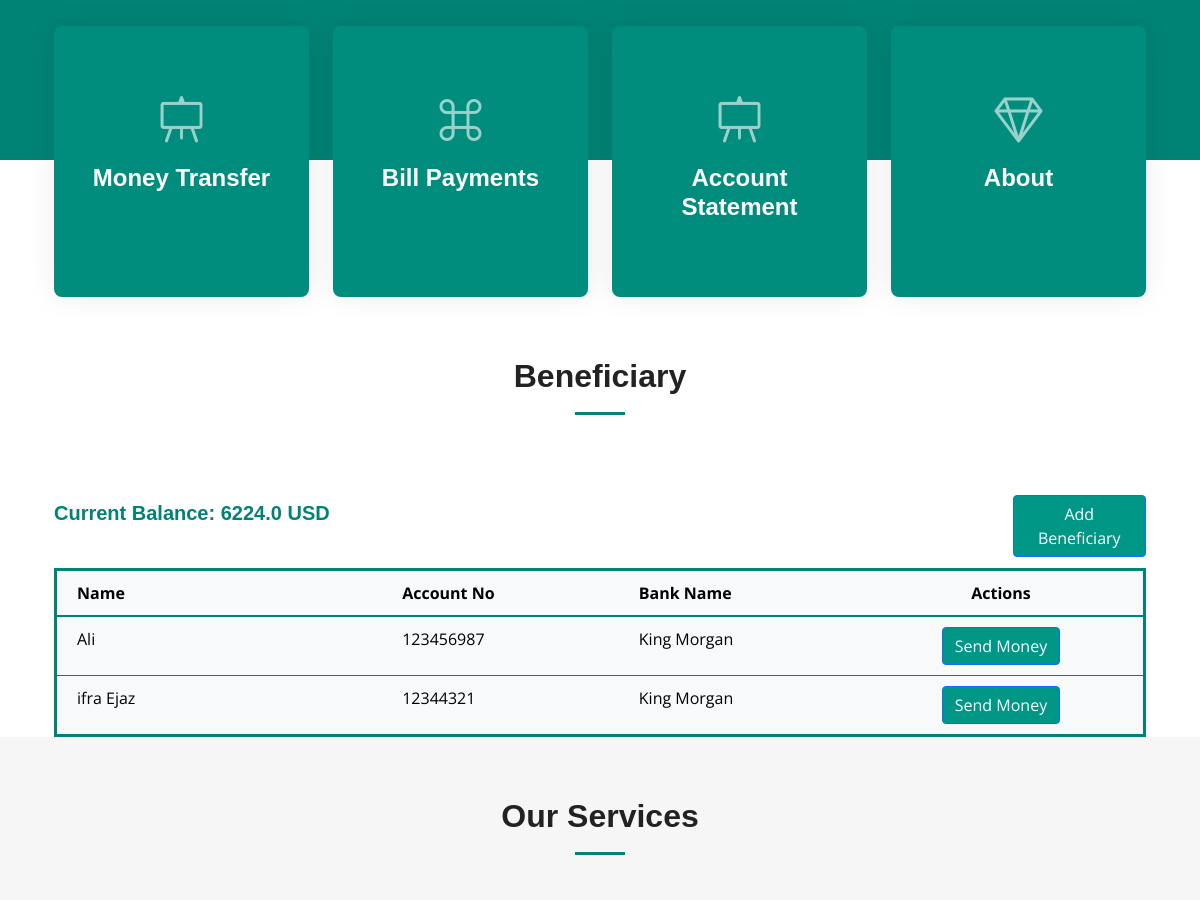
/beneficiary/ (signed in, middle part), run on an earlier commit of the app's database.
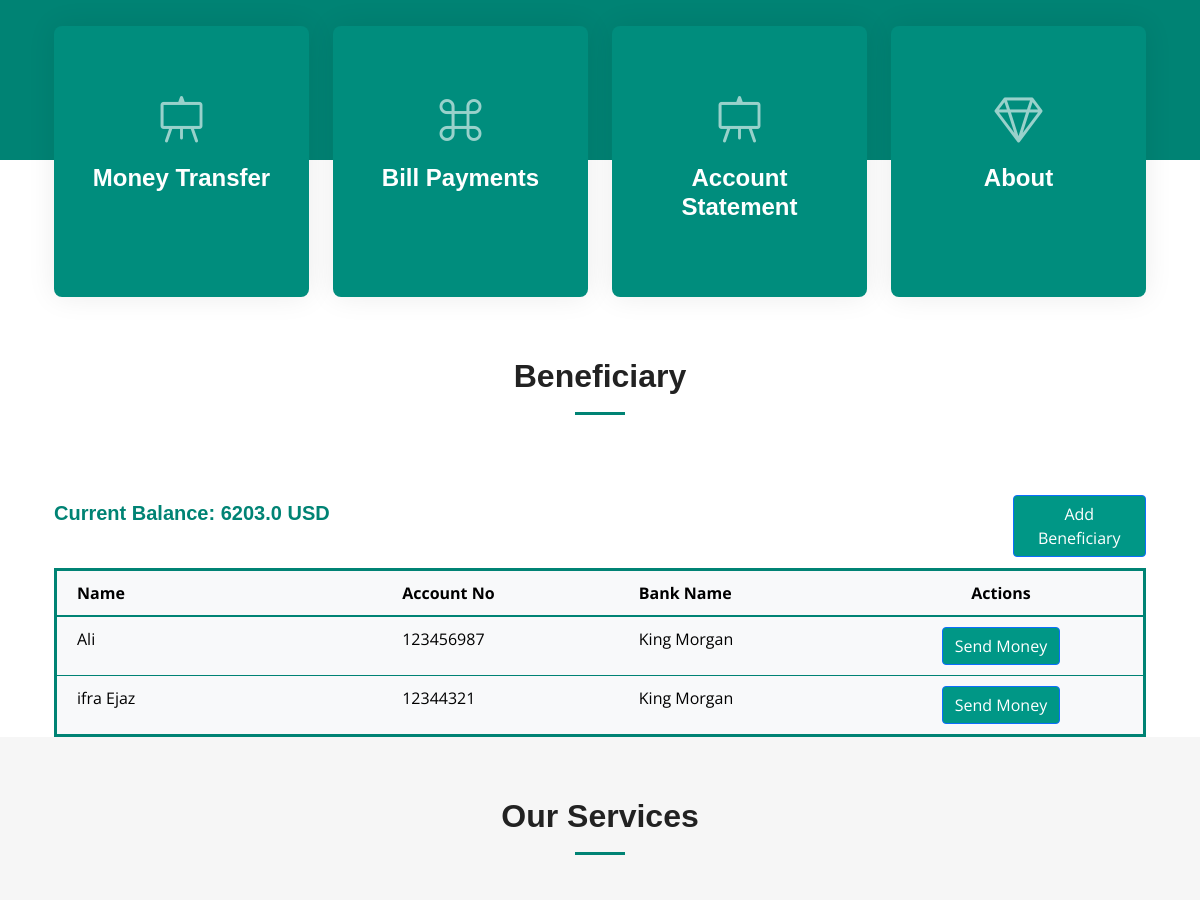
And on a later commit of the database.
### app/models.py (models this page shows)
class Accounts(models.Model):
    SAVING = 'Saving'
    CURRENT = 'Current'
    FIXED_DEPOSIT = 'Fixed Deposit'
    ACCOUNT_TYPE_CHOICES = [
        (SAVING, 'Saving'),
        (CURRENT, 'Current'),
        (FIXED_DEPOSIT, 'Fixed Deposit'),
    ]
    ACTIVE = 'Active'
    INACTIVE = 'Inactive'
    STATUS_CHOICES = [
        (ACTIVE, 'Active'),
        (INACTIVE, 'Inactive'),
    ]
    user = models.ForeignKey(User, on_delete=models.CASCADE)
    account_number = models.CharField(max_length=100, unique=True)
    balance = models.FloatField()
    account_type = models.CharField(max_length=20, choices=ACCOUNT_TYPE_CHOICES, default=CURRENT)
    status = models.CharField(max_length=20, choices=STATUS_CHOICES, default=ACTIVE)
    bank_id = models.ForeignKey('Banks', on_delete=models.CASCADE, default=11)

### app/views.py (the view)
# urls.py: path('beneficiary/', views.beneficiary, name='beneficiary'),
def beneficiary(request):
    user_id = request.session.get('user')
    user = get_object_or_404(User, pk=user_id)
    account = get_object_or_404(Accounts, user_id=user)
    beneficiaries = Beneficiary.objects.filter(user=user).select_related('bank')
    banks = Banks.objects.all()
    print(account.balance)
    return render(request, 'dashboard/beneficiary.html', {
        'beneficiaries': beneficiaries,
        'services': services,
        'banks': banks,
        'account': account
    })

### app/templates/Dashboard/beneficiary.html (shortened to what this page needs)
{% extends 'Dashboard/index.html' %}
{% load static %}
{% block extra_head %}
  <link href="https://cdnjs.cloudflare.com/ajax/libs/font-awesome/5.15.3/css/all.min.css" rel="stylesheet">
{% endblock extra_head %}
{% block content %}
<div class="section-header">
  <h2>Beneficiary</h2>
</div>
<div class="container">
    <div class="row">
        <div class="col-6">
            <h5 style="font-weight: bold; font-family: 'Arial', sans-serif; color: #008374; margin-top: 1%;">
                Current Balance: {{ account.balance }} USD
            </h5>
        </div>
        <div class="col-6">
            <a href="#" class="btn btn-primary" style="background-color:#009786; margin-left: 75%; margin-bottom: 2%;" data-bs-toggle="modal" data-bs-target="#addBeneficiaryModal">
                Add Beneficiary
            </a>
        </div>
    </div>
    <div class="row">
        <div class="col-12">
            <table class="table table-borderless table-hover" style="border-collapse: collapse; border: 3px solid #008374; margin-bottom: 0;">
                <thead style="border-bottom: 2px solid #008374; background-color: #f8f9fa;">
                    <tr>
                        <th style="padding: 10px 20px; width: 30%; border-bottom: 1px solid #008374;">Name</th>
                        <th style="padding: 10px 20px; border-bottom: 1px solid #008374;">Account No</th>
                        <th style="padding: 10px 20px; border-bottom: 1px solid #008374;">Bank Name</th>
                        <th style="padding: 10px 20px; border-bottom: 1px solid #008374; text-align: center;">Actions</th>
                    </tr>
                </thead>
                <tbody style="border: 2px solid #008374; background-color: #f8f9fa;">
                    {% for beneficiary in beneficiaries %}
                    <tr style="border-bottom: 1px solid #008374;">
                        <td style="padding: 10px 20px;">{{ beneficiary.name }}</td>
                        <td style="padding: 10px 20px;">{{ beneficiary.account_number }}</td>
                        <td style="padding: 10px 20px;">{{ beneficiary.bank.name }}</td>
                        <td style="padding: 10px 20px; text-align: center;">
                            <a href="{% url 'fundtransfer' %}?name={{ beneficiary.name }}&account={{ beneficiary.account_number }}&bank={{ beneficiary.bank.id }}&balance={{account.balance}}" class="btn btn-primary" style="background-color:#009786;">
                                Send Money
                            </a>
                        </td>
                    </tr>
                    {% endfor %}
                </tbody>
            </table>
        </div>
    </div>
</div>
<section id="services" class="services sections-bg">
  <div class="container" data-aos="fade-up">
    <div class="section-header">
      <h2>Our Services</h2>
    </div>
  </div>
</section>
{% endblock content %}

What changed in the data, as far as the page shows it:
changed Accounts: balance "6224.0" → "6203.0"
